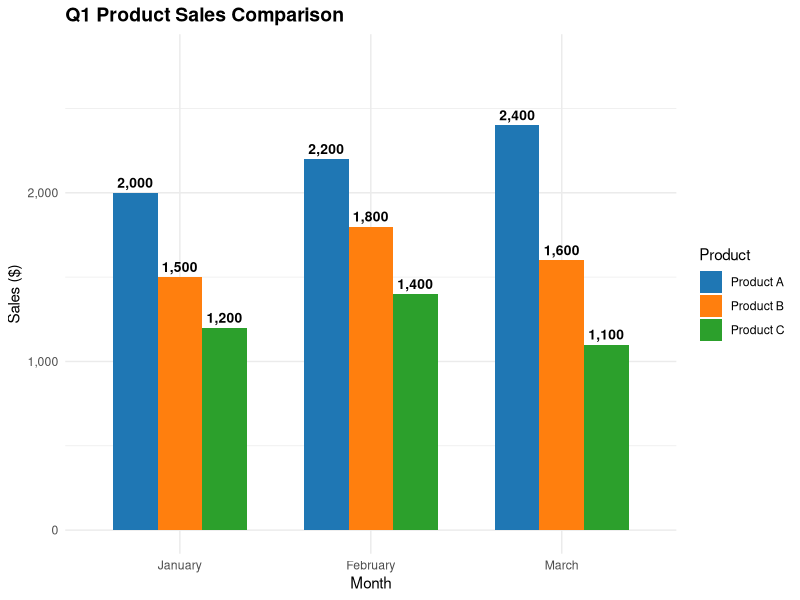
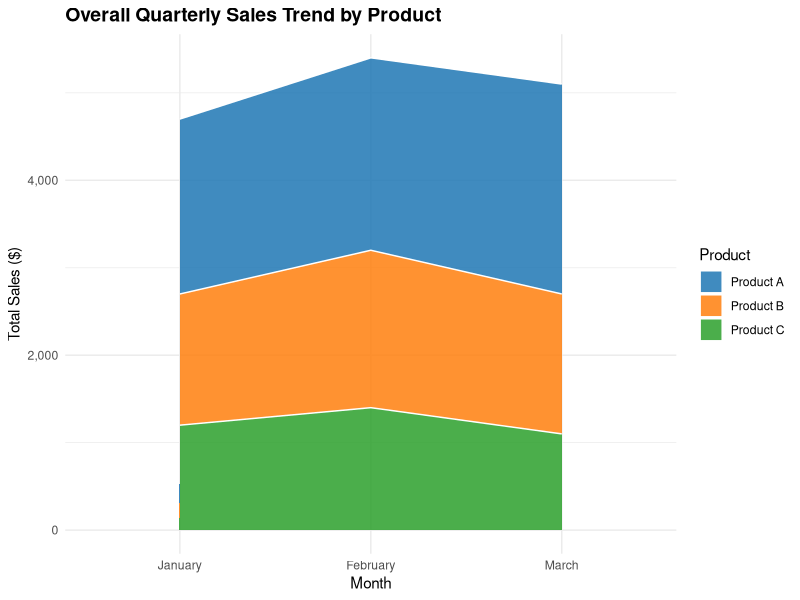
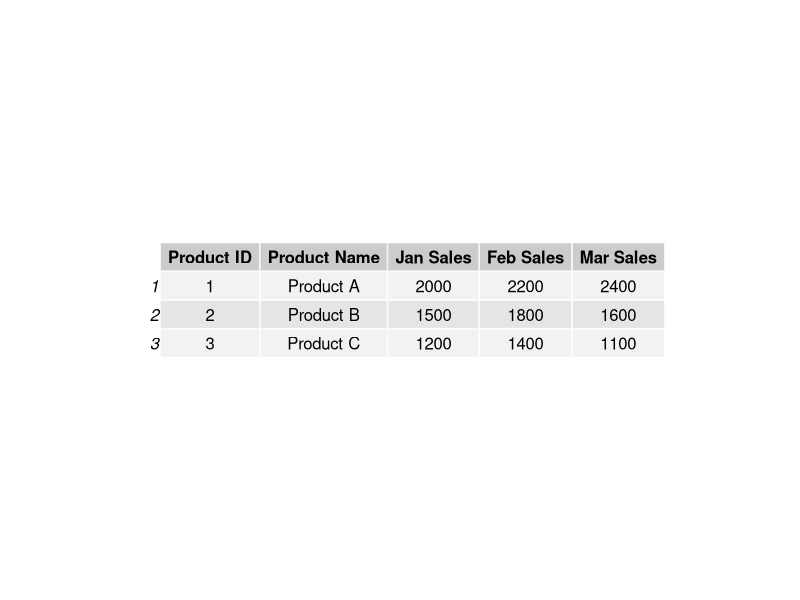

Reproduce these figures in R, in order.
library(ggplot2)
library(dplyr)
library(tidyr)
library(gridExtra)
library(grid)      # Adds grid.newpage()


# ---------------------------------------------------------
# 1. Dataset Setup
# ---------------------------------------------------------
df <- data.frame(
  product_id = c(1, 2, 3),
  product_name = c("Product A", "Product B", "Product C"),
  January = c(2000, 1500, 1200),
  February = c(2200, 1800, 1400),
  March = c(2400, 1600, 1100)
)

# Reshape data into long format for ggplot
df_long <- df %>%
  pivot_longer(
    cols = January:March, 
    names_to = "Month", 
    values_to = "Sales"
  ) %>%
  mutate(Month = factor(Month, levels = c("January", "February", "March")))

# ---------------------------------------------------------
# 2. Grouped Bar Chart: Q1 Sales by Product
# ---------------------------------------------------------
p_bar <- ggplot(df_long, aes(x = Month, y = Sales, fill = product_name)) +
  geom_col(position = "dodge", width = 0.7) +
  geom_text(
    aes(label = scales::comma(Sales)), 
    position = position_dodge(width = 0.7), 
    vjust = -0.5, 
    size = 3.5, 
    fontface = "bold"
  ) +
  scale_fill_manual(values = c("Product A" = "#1f77b4", "Product B" = "#ff7f0e", "Product C" = "#2ca02c")) +
  scale_y_continuous(limits = c(0, 2800), labels = scales::comma) +
  labs(
    title = "Q1 Product Sales Comparison",
    x = "Month",
    y = "Sales ($)",
    fill = "Product"
  ) +
  theme_minimal() +
  theme(plot.title = element_text(face = "bold", size = 14))

print(p_bar)

# ---------------------------------------------------------
# 3. Stacked Area Chart: Overall Sales Trend
# ---------------------------------------------------------
p_area <- ggplot(df_long, aes(x = Month, y = Sales, fill = product_name, group = product_name)) +
  geom_area(alpha = 0.85, color = "white") +
  scale_fill_manual(values = c("Product A" = "#1f77b4", "Product B" = "#ff7f0e", "Product C" = "#2ca02c")) +
  scale_y_continuous(labels = scales::comma) +
  labs(
    title = "Overall Quarterly Sales Trend by Product",
    x = "Month",
    y = "Total Sales ($)",
    fill = "Product"
  ) +
  theme_minimal() +
  theme(plot.title = element_text(face = "bold", size = 14))

print(p_area)

# ---------------------------------------------------------
# 4. Table Graphic: Monthly Sales Data
# ---------------------------------------------------------
# Formatting table headers and column names
table_data <- df %>%
  rename(
    `Product ID` = product_id,
    `Product Name` = product_name,
    `Jan Sales` = January,
    `Feb Sales` = February,
    `Mar Sales` = March
  )

# Display as a plot graphic in the Plots panel
grid.newpage()
grid.table(table_data)
